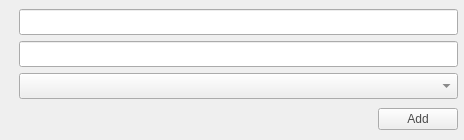
<?xml version="1.0" encoding="UTF-8"?>
<ui version="4.0">
 <class>Add</class>
 <widget class="QDialog" name="Add">
  <property name="geometry">
   <rect>
    <x>0</x>
    <y>0</y>
    <width>464</width>
    <height>140</height>
   </rect>
  </property>
  <property name="minimumSize">
   <size>
    <width>0</width>
    <height>140</height>
   </size>
  </property>
  <property name="maximumSize">
   <size>
    <width>464</width>
    <height>140</height>
   </size>
  </property>
  <property name="windowTitle">
   <string>Add New</string>
  </property>
  <property name="windowIcon">
   <iconset>
    <normaloff>:/images/idiomind.png</normaloff>:/images/idiomind.png</iconset>
  </property>
  <layout class="QVBoxLayout" name="verticalLayout_2">
   <property name="leftMargin">
    <number>6</number>
   </property>
   <property name="topMargin">
    <number>6</number>
   </property>
   <property name="rightMargin">
    <number>6</number>
   </property>
   <property name="bottomMargin">
    <number>6</number>
   </property>
   <item>
    <layout class="QHBoxLayout" name="horizontalLayout_2">
     <item>
      <widget class="QLabel" name="label">
       <property name="text">
        <string/>
       </property>
       <property name="pixmap">
        <pixmap resource="../res.qrc">:/Images/nw.png</pixmap>
       </property>
      </widget>
     </item>
     <item>
      <layout class="QVBoxLayout" name="verticalLayout">
       <item>
        <widget class="QLineEdit" name="lineEdit_trgt">
         <property name="minimumSize">
          <size>
           <width>0</width>
           <height>26</height>
          </size>
         </property>
        </widget>
       </item>
       <item>
        <widget class="QLineEdit" name="lineEdit_srce">
         <property name="minimumSize">
          <size>
           <width>0</width>
           <height>26</height>
          </size>
         </property>
        </widget>
       </item>
       <item>
        <widget class="QComboBox" name="comboBox">
         <property name="minimumSize">
          <size>
           <width>0</width>
           <height>26</height>
          </size>
         </property>
         <property name="styleSheet">
          <string notr="true">color: rgb(74, 74, 74);</string>
         </property>
        </widget>
       </item>
      </layout>
     </item>
    </layout>
   </item>
   <item>
    <layout class="QHBoxLayout" name="horizontalLayout">
     <item>
      <spacer name="horizontalSpacer">
       <property name="orientation">
        <enum>Qt::Horizontal</enum>
       </property>
       <property name="sizeHint" stdset="0">
        <size>
         <width>40</width>
         <height>20</height>
        </size>
       </property>
      </spacer>
     </item>
     <item>
      <widget class="QPushButton" name="pushButton_srce">
       <property name="minimumSize">
        <size>
         <width>40</width>
         <height>0</height>
        </size>
       </property>
       <property name="text">
        <string/>
       </property>
       <property name="autoDefault">
        <bool>false</bool>
       </property>
       <property name="flat">
        <bool>true</bool>
       </property>
      </widget>
     </item>
     <item>
      <widget class="QPushButton" name="pushButton_clip">
       <property name="minimumSize">
        <size>
         <width>40</width>
         <height>0</height>
        </size>
       </property>
       <property name="text">
        <string/>
       </property>
       <property name="autoDefault">
        <bool>false</bool>
       </property>
       <property name="flat">
        <bool>true</bool>
       </property>
      </widget>
     </item>
     <item>
      <widget class="QPushButton" name="pushButton_image">
       <property name="minimumSize">
        <size>
         <width>40</width>
         <height>0</height>
        </size>
       </property>
       <property name="text">
        <string/>
       </property>
       <property name="autoDefault">
        <bool>false</bool>
       </property>
       <property name="flat">
        <bool>true</bool>
       </property>
      </widget>
     </item>
     <item>
      <widget class="QPushButton" name="pushButton_audio">
       <property name="minimumSize">
        <size>
         <width>40</width>
         <height>0</height>
        </size>
       </property>
       <property name="text">
        <string/>
       </property>
       <property name="autoDefault">
        <bool>false</bool>
       </property>
       <property name="flat">
        <bool>true</bool>
       </property>
      </widget>
     </item>
     <item>
      <widget class="QPushButton" name="pushButton_list">
       <property name="minimumSize">
        <size>
         <width>40</width>
         <height>0</height>
        </size>
       </property>
       <property name="text">
        <string/>
       </property>
       <property name="autoDefault">
        <bool>false</bool>
       </property>
       <property name="flat">
        <bool>true</bool>
       </property>
      </widget>
     </item>
     <item>
      <widget class="QPushButton" name="pushButton_more">
       <property name="minimumSize">
        <size>
         <width>30</width>
         <height>0</height>
        </size>
       </property>
       <property name="text">
        <string/>
       </property>
       <property name="autoDefault">
        <bool>false</bool>
       </property>
       <property name="flat">
        <bool>true</bool>
       </property>
      </widget>
     </item>
     <item>
      <spacer name="horizontalSpacer_2">
       <property name="orientation">
        <enum>Qt::Horizontal</enum>
       </property>
       <property name="sizeType">
        <enum>QSizePolicy::Fixed</enum>
       </property>
       <property name="sizeHint" stdset="0">
        <size>
         <width>20</width>
         <height>10</height>
        </size>
       </property>
      </spacer>
     </item>
     <item>
      <widget class="QPushButton" name="pushButton_add">
       <property name="minimumSize">
        <size>
         <width>60</width>
         <height>0</height>
        </size>
       </property>
       <property name="styleSheet">
        <string notr="true">color: rgb(74, 74, 74);
border-color: rgb(122, 122, 122);
border-bottom-color: rgb(129, 129, 129);</string>
       </property>
       <property name="text">
        <string>Add</string>
       </property>
       <property name="autoDefault">
        <bool>false</bool>
       </property>
       <property name="default">
        <bool>false</bool>
       </property>
       <property name="flat">
        <bool>false</bool>
       </property>
      </widget>
     </item>
    </layout>
   </item>
  </layout>
 </widget>
 <resources>
  <include location="../res.qrc"/>
 </resources>
 <connections/>
</ui>
